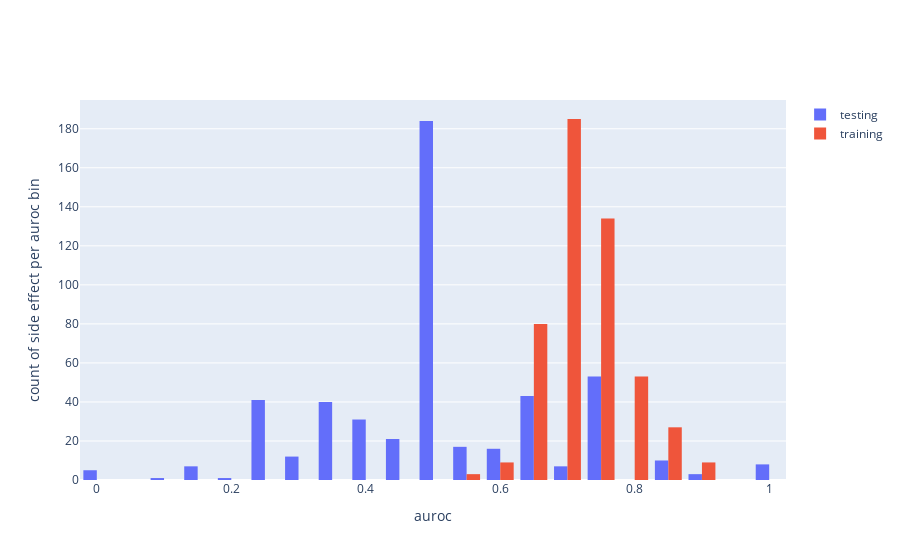

Notebook cell for this chart:
### Code cell
fig = go.Figure(go.Histogram(x=result.auroc_test, nbinsx=40, name='testing'))
fig.add_trace(go.Histogram(x=result.auroc_train, nbinsx=40, name='training'))
fig.update_layout(xaxis_title='auroc', yaxis_title='count of side effect per auroc bin')
fig.show()

### Figure 1 — Plotly figure (JSON) as saved in the notebook; plotly's stock layout.template omitted (floating-point values rounded to 4 significant figures; data arrays with more than 128 entries replaced by an {"elided": "..."} marker saying what was removed)
{"data": [{"name": "testing", "nbinsx": 40, "type": "histogram", "x": {"elided": "500 float values"}}, {"name": "training", "nbinsx": 40, "type": "histogram", "x": {"elided": "500 float values"}}], "layout": {"xaxis": {"title": {"text": "auroc"}}, "yaxis": {"title": {"text": "count of side effect per auroc bin"}}}}
